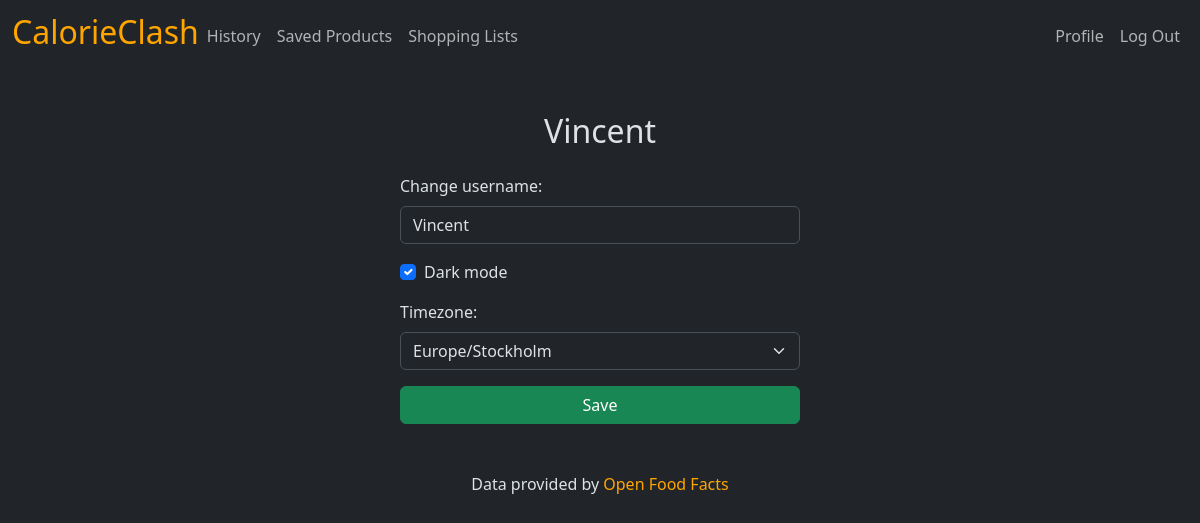
Screenshot of /profile (signed in) with the database file from the repository.
### tables this page shows
CREATE TABLE users (id INTEGER PRIMARY KEY AUTOINCREMENT NOT NULL, username TEXT NOT NULL, hash TEXT NOT NULL);

CREATE TABLE settings (
    user_id INTEGER,
    setting_name TEXT,
    setting_value TEXT,
    FOREIGN KEY(user_id) REFERENCES users(id)
);

### app.py (the view)
@app.route("/profile", methods=["GET", "POST"])
@login_required
def profile():
    user_rows = db.execute(
        "SELECT * FROM users WHERE id = ?", session["user_id"])
    user = user_rows[0]
    if request.method == "POST":
        username = request.form.get("username")
        darkmode = request.form.get("darkmode", "off")
        timezone = request.form.get("timezone")
        if not username:
            apology("Mising username", 400)
        if not darkmode:
            apology("Mising darkmode", 400)
        if not timezone:
            apology("Mising timezone", 400)
        db.execute("UPDATE users SET username = ? WHERE id = ?",
                   username, user["id"])
        db.execute("UPDATE settings SET setting_value = ? WHERE user_id = ? AND setting_name = ?",
                   darkmode, user["id"], "darkmode")
        db.execute("UPDATE settings SET setting_value = ? WHERE user_id = ? AND setting_name = ?",
                   timezone, user["id"], "timezone")
        session["darkmode"] = darkmode
        session["timezone"] = timezone
        return redirect("/profile")
    else:
        settings_rows = db.execute(
            "SELECT * FROM settings WHERE user_id = ?", session["user_id"])
        settings = {row["setting_name"]: row["setting_value"]
                    for row in settings_rows}
        timezones = pytz.all_timezones
        update_settings()
        return render_template("profile.html", user=user, settings=settings, timezones=timezones)

### app.py (called while the page is built)
@app.after_request
def after_request(response):
    response.headers["Cache-Control"] = "no-cache, no-store, must-revalidate"
    response.headers["Expires"] = 0
    response.headers["Pragma"] = "no-cache"
    return response

def update_settings():
    if not session.get("user_id"):
        return
    settings_rows = db.execute(
        "SELECT * FROM settings WHERE user_id = ?", session["user_id"])
    settings = {row["setting_name"]: row["setting_value"]
                for row in settings_rows}
    session["darkmode"] = settings["darkmode"]
    session["timezone"] = settings["timezone"]

### helper.py (called while the page is built)
def login_required(f):
    @wraps(f)
    def decorated_function(*args, **kwargs):
        if session.get("user_id") is None:
            flash("You need to login to do that")
            return redirect("/login")
        return f(*args, **kwargs)
    return decorated_function

### templates/profile.html (shortened to what this page needs)
{% extends "layout.html" %}
{% block main %}
<div class="container d-flex flex-column justify-content-center align-items-center mt-5">
    <h2 class="mb-4 text-center">{{ user.username }}</h2>
    <form action="/profile" method="post" class="w-100" style="max-width: 400px;">
        <div class="mb-3">
            <label for="username" class="form-label">Change username:</label>
            <input type="text" name="username" id="username" class="form-control" required
                placeholder="Enter Username" value="{{ user.username }}" autocomplete="username">
        </div>
        <div class="mb-3 form-check">
            <input type="checkbox" name="darkmode" id="darkmode" class="form-check-input"
                {% if settings.darkmode == "on" %}
                    checked
                {% endif %}
            >
            <label for="darkmode" class="form-check-label">Dark mode</label>
        </div>
        <div class="mb-3">
            <label for="timezone" class="form-label">Timezone:</label>
                <select name="timezone" id="timezone" class="form-select">
                {% for timezone in timezones %}
                    <option value="{{ timezone }}"
                        {% if timezone == settings.timezone %}
                            selected
                        {% endif %}
                    >
                        {{ timezone }}
                    </option>
                {% endfor %}
            </select>
        </div>
        <button type="submit" class="btn btn-success w-100">Save</button>
    </form>
</div>
{% endblock %}

### rows the page displays
users: username "Vincent"
settings: setting_value "☑"
settings: timezone "Europe/Stockholm"
